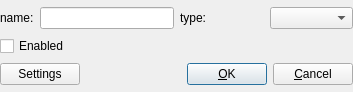
<?xml version="1.0" encoding="UTF-8"?>
<ui version="4.0">
 <class>dlgDevice</class>
 <widget class="QDialog" name="dlgDevice">
  <property name="geometry">
   <rect>
    <x>0</x>
    <y>0</y>
    <width>353</width>
    <height>92</height>
   </rect>
  </property>
  <property name="windowTitle">
   <string>Device</string>
  </property>
  <property name="sizeGripEnabled">
   <bool>false</bool>
  </property>
  <property name="modal">
   <bool>true</bool>
  </property>
  <layout class="QGridLayout">
   <property name="margin">
    <number>0</number>
   </property>
   <property name="spacing">
    <number>0</number>
   </property>
   <item row="0" column="0">
    <layout class="QHBoxLayout">
     <item>
      <layout class="QHBoxLayout">
       <item>
        <widget class="QLabel" name="lblName">
         <property name="sizePolicy">
          <sizepolicy hsizetype="Fixed" vsizetype="Preferred">
           <horstretch>0</horstretch>
           <verstretch>0</verstretch>
          </sizepolicy>
         </property>
         <property name="text">
          <string>name:</string>
         </property>
         <property name="wordWrap">
          <bool>false</bool>
         </property>
        </widget>
       </item>
       <item>
        <widget class="QLineEdit" name="editName">
         <property name="sizePolicy">
          <sizepolicy hsizetype="Fixed" vsizetype="Fixed">
           <horstretch>0</horstretch>
           <verstretch>0</verstretch>
          </sizepolicy>
         </property>
         <property name="maximumSize">
          <size>
           <width>300</width>
           <height>32767</height>
          </size>
         </property>
        </widget>
       </item>
      </layout>
     </item>
     <item>
      <layout class="QHBoxLayout">
       <item>
        <widget class="QLabel" name="lblType">
         <property name="text">
          <string>type:</string>
         </property>
         <property name="wordWrap">
          <bool>false</bool>
         </property>
        </widget>
       </item>
       <item>
        <widget class="QComboBox" name="comboType"/>
       </item>
      </layout>
     </item>
    </layout>
   </item>
   <item row="2" column="0">
    <layout class="QHBoxLayout">
     <item>
      <widget class="QPushButton" name="btnSettings">
       <property name="text">
        <string>Settings</string>
       </property>
      </widget>
     </item>
     <item>
      <spacer name="Horizontal Spacing2">
       <property name="orientation">
        <enum>Qt::Horizontal</enum>
       </property>
       <property name="sizeType">
        <enum>QSizePolicy::Expanding</enum>
       </property>
       <property name="sizeHint" stdset="0">
        <size>
         <width>70</width>
         <height>20</height>
        </size>
       </property>
      </spacer>
     </item>
     <item>
      <widget class="QPushButton" name="buttonOk">
       <property name="text">
        <string>&amp;OK</string>
       </property>
       <property name="icon">
        <iconset>
         <normaloff>ok.png</normaloff>ok.png</iconset>
       </property>
       <property name="shortcut">
        <string/>
       </property>
       <property name="autoDefault">
        <bool>true</bool>
       </property>
       <property name="default">
        <bool>true</bool>
       </property>
      </widget>
     </item>
     <item>
      <widget class="QPushButton" name="buttonCancel">
       <property name="text">
        <string>&amp;Cancel</string>
       </property>
       <property name="icon">
        <iconset>
         <normaloff>stop_cancel.png</normaloff>stop_cancel.png</iconset>
       </property>
       <property name="shortcut">
        <string/>
       </property>
       <property name="autoDefault">
        <bool>true</bool>
       </property>
      </widget>
     </item>
    </layout>
   </item>
   <item row="1" column="0">
    <widget class="QCheckBox" name="chkEnabled">
     <property name="text">
      <string>Enabled</string>
     </property>
    </widget>
   </item>
  </layout>
 </widget>
 <layoutdefault spacing="6" margin="11"/>
 <pixmapfunction>qPixmapFromMimeSource</pixmapfunction>
 <includes>
  <include location="local">dataeq.h</include>
  <include location="local">engine.h</include>
  <include location="local">driver.h</include>
 </includes>
 <resources/>
 <connections>
  <connection>
   <sender>buttonOk</sender>
   <signal>clicked()</signal>
   <receiver>dlgDevice</receiver>
   <slot>apply()</slot>
   <hints>
    <hint type="sourcelabel">
     <x>20</x>
     <y>20</y>
    </hint>
    <hint type="destinationlabel">
     <x>20</x>
     <y>20</y>
    </hint>
   </hints>
  </connection>
  <connection>
   <sender>buttonCancel</sender>
   <signal>clicked()</signal>
   <receiver>dlgDevice</receiver>
   <slot>reject()</slot>
   <hints>
    <hint type="sourcelabel">
     <x>20</x>
     <y>20</y>
    </hint>
    <hint type="destinationlabel">
     <x>20</x>
     <y>20</y>
    </hint>
   </hints>
  </connection>
  <connection>
   <sender>comboType</sender>
   <signal>activated(QString)</signal>
   <receiver>dlgDevice</receiver>
   <slot>driverSelected(QString)</slot>
   <hints>
    <hint type="sourcelabel">
     <x>20</x>
     <y>20</y>
    </hint>
    <hint type="destinationlabel">
     <x>20</x>
     <y>20</y>
    </hint>
   </hints>
  </connection>
  <connection>
   <sender>btnSettings</sender>
   <signal>clicked()</signal>
   <receiver>dlgDevice</receiver>
   <slot>settingsDialog()</slot>
   <hints>
    <hint type="sourcelabel">
     <x>20</x>
     <y>20</y>
    </hint>
    <hint type="destinationlabel">
     <x>20</x>
     <y>20</y>
    </hint>
   </hints>
  </connection>
 </connections>
</ui>
